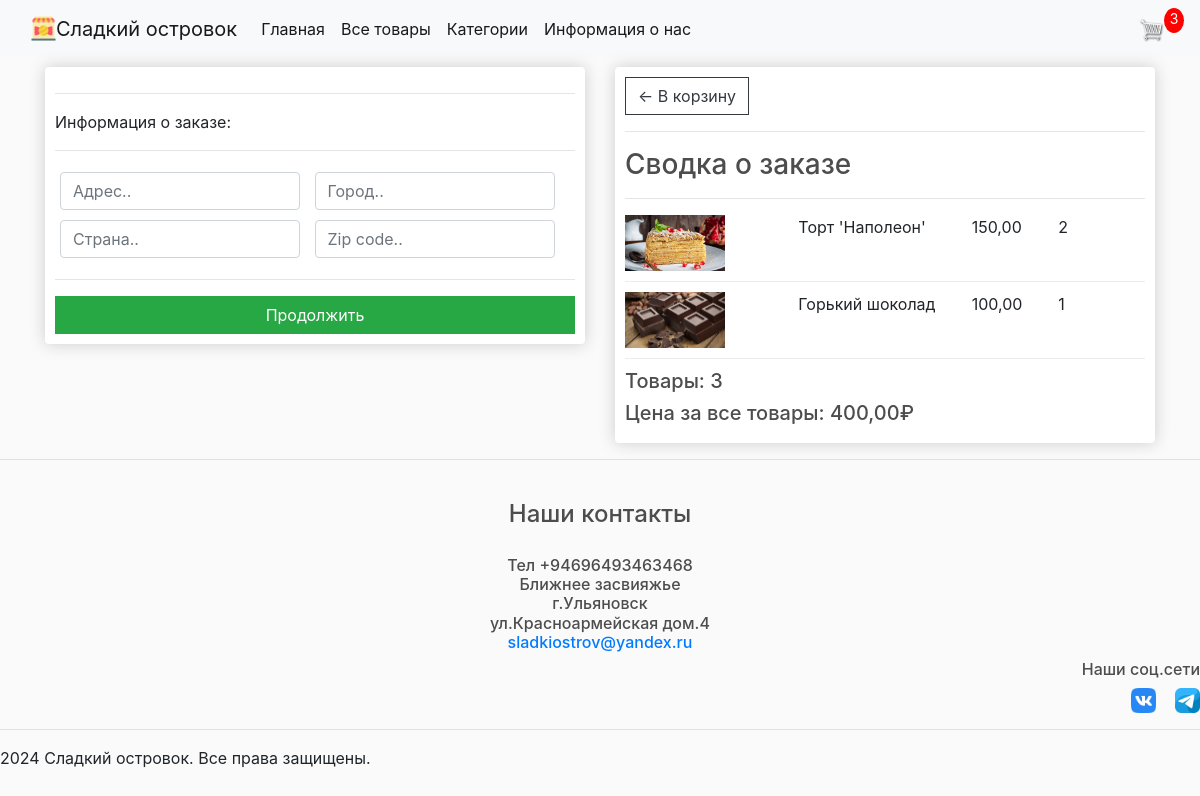
/checkout/ (signed in), run on an earlier commit of the app's database.
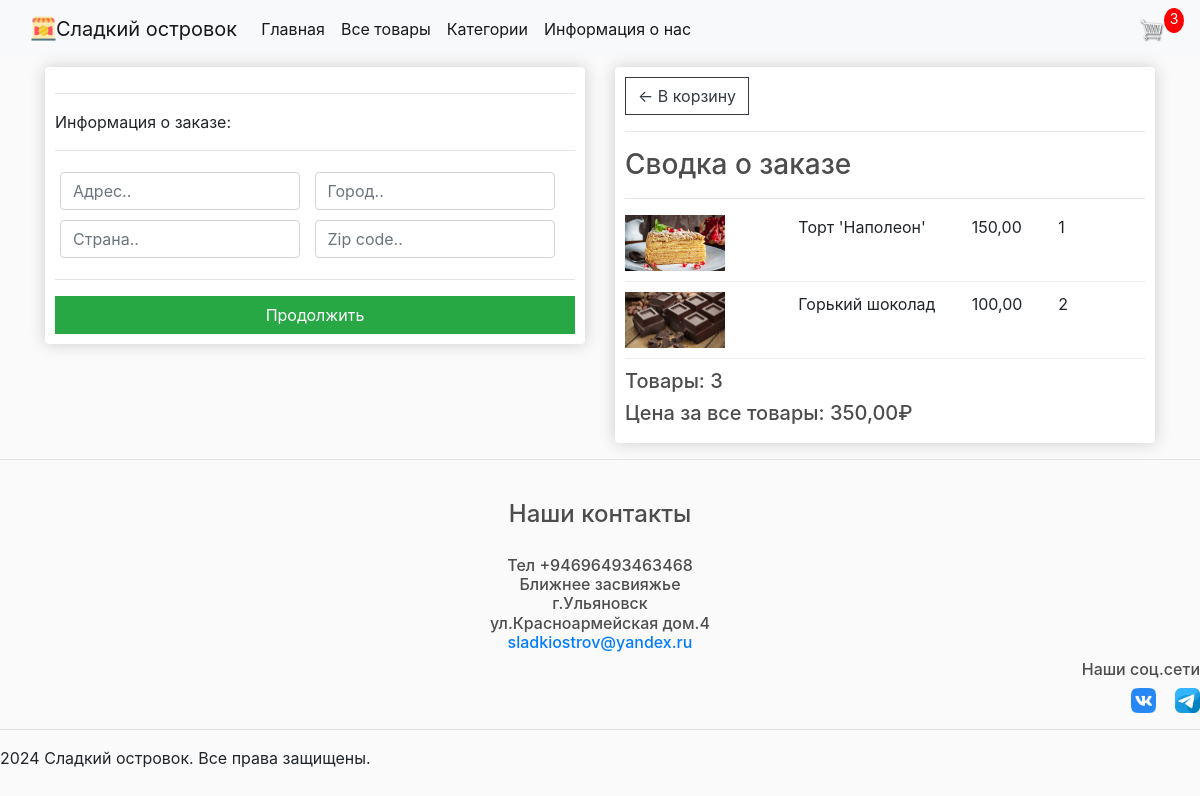
And on a later commit of the database.
### store/models.py (models this page shows, shortened)
class OrderItem(models.Model):
    product = models.ForeignKey(Product, on_delete=models.SET_NULL, blank=True, null=True)
    order = models.ForeignKey(Order, on_delete=models.SET_NULL, blank=True, null=True)
    quantity = models.IntegerField(default=0, null=True, blank=True)
    date_added = models.DateTimeField(auto_now_add=True)
    @property
    def get_total(self):
        total = self.product.price * self.quantity
        return total

class Order(models.Model):
    customer = models.ForeignKey(Customer, on_delete=models.SET_NULL, blank=True, null=True)
    date_orderd = models.DateTimeField(auto_now_add=True)
    complete = models.BooleanField(default=False, null=True, blank=False)
    transaction_id = models.CharField(max_length=200, null=True)
    @property
    def shipping(self):
        shipping = False
        orderitems = self.orderitem_set.all()
        for i in orderitems:
            if i.product.digital == False:
                shipping = True
        return shipping
    @property
    def get_cart_total(self):
        orderitems = self.orderitem_set.all()
        total = sum([item.get_total for item in orderitems])
        return total
    @property
    def get_cart_items(self):
        orderitems = self.orderitem_set.all()
        total = sum([item.quantity for item in orderitems])
        return total

class Product(models.Model):
    name = models.CharField(max_length=200, null=True)
    price = models.DecimalField(max_digits=7, decimal_places=2)
    digital = models.BooleanField(default=False, null=True, blank=False)
    image = models.ImageField(null=True, blank=True)
    category = models.ForeignKey('Category', on_delete=models.SET_NULL, null=True)  # SET_NULL временно
    description = models.TextField(default='описание')
    @property
    def imageURL(self):
        try:
            url = self.image.url
        except:
            url = ''
        return url

### store/views.py (the view)
# urls.py: path('checkout/', views.chekout, name="checkout"),
def chekout(request):
    data = cartData(request)
    cartItems = data['cartItems']
    order = data['order']
    items = data['items']
    context = {'items': items, 'order': order, 'cartItems': cartItems}
    return render(request, 'store/checkout.html', context)

### store/utils.py (called while the page is built)
def cartData(request):
    if request.user.is_authenticated:
        customer = request.user.customer
        order, created = Order.objects.get_or_create(customer=customer, complete=False)
        items = order.orderitem_set.all()
        cartItems = order.get_cart_items
    else:
        cookieData = cookieCart(request)
        cartItems = cookieData['cartItems']
        order = cookieData['order']
        items = cookieData['items']
    return {'cartItems': cartItems, 'order': order, 'items': items}

### store/templates/store/checkout.html (shortened to what this page needs)
{% extends 'store/main.html' %}
{% load static %}
{% block content %}
<div class="row">
	<div class="col-lg-6">
		<div class="box-element" id="form-wrapper">
			<form id="form">
				<div id="shipping-info">
					<hr>
					<p>Информация о заказе:</p>
					<hr>
					<div class="form-field">
						<input class="form-control" type="text" name="address" placeholder="Адрес..">
					</div>
					<div class="form-field">
						<input class="form-control" type="text" name="city" placeholder="Город..">
					</div>
					<div class="form-field">
						<input class="form-control" type="text" name="state" placeholder="Страна..">
					</div>
					<div class="form-field">
						<input class="form-control" type="text" name="zipcode" placeholder="Zip code..">
					</div>
				</div>
				<hr>
				<input id="form-button" class="btn btn-success btn-block" type="submit" value="Продолжить">
			</form>
		</div>
		<br>
	</div>
		<div class="col-lg-6">
			<div class="box-element">
				<a  class="btn btn-outline-dark" href="{% url 'cart' %}">&#x2190; В корзину</a>
				<hr>
				<h3>Сводка о заказе</h3>
				<hr>
				{% for item in items %}
				<div class="cart-row">
					<div style="flex:2"><img class="row-image" src="{{item.product.imageURL}}"></div>
					<div style="flex:2"><p>{{item.product.name}}</p></div>
					<div style="flex:1"><p>{{item.product.price}}</p></div>
					<div style="flex:1"><p>{{item.quantity}}</p></div>
				</div>
				{% endfor %}
				<h5>Товары: {{order.get_cart_items}}</h5>
				<h5>Цена за все товары: {{order.get_cart_total|floatformat:2}}₽</h5>
		</div>
	</div>
</div>
{% endblock content %}

What changed in the data, as far as the page shows it:
changed OrderItem "Торт 'Наполеон'": quantity "2" → "1"
changed OrderItem "Горький шоколад": quantity "1" → "2"
changed through a linked row, Order: get_cart_total "400,00" → "350,00"
